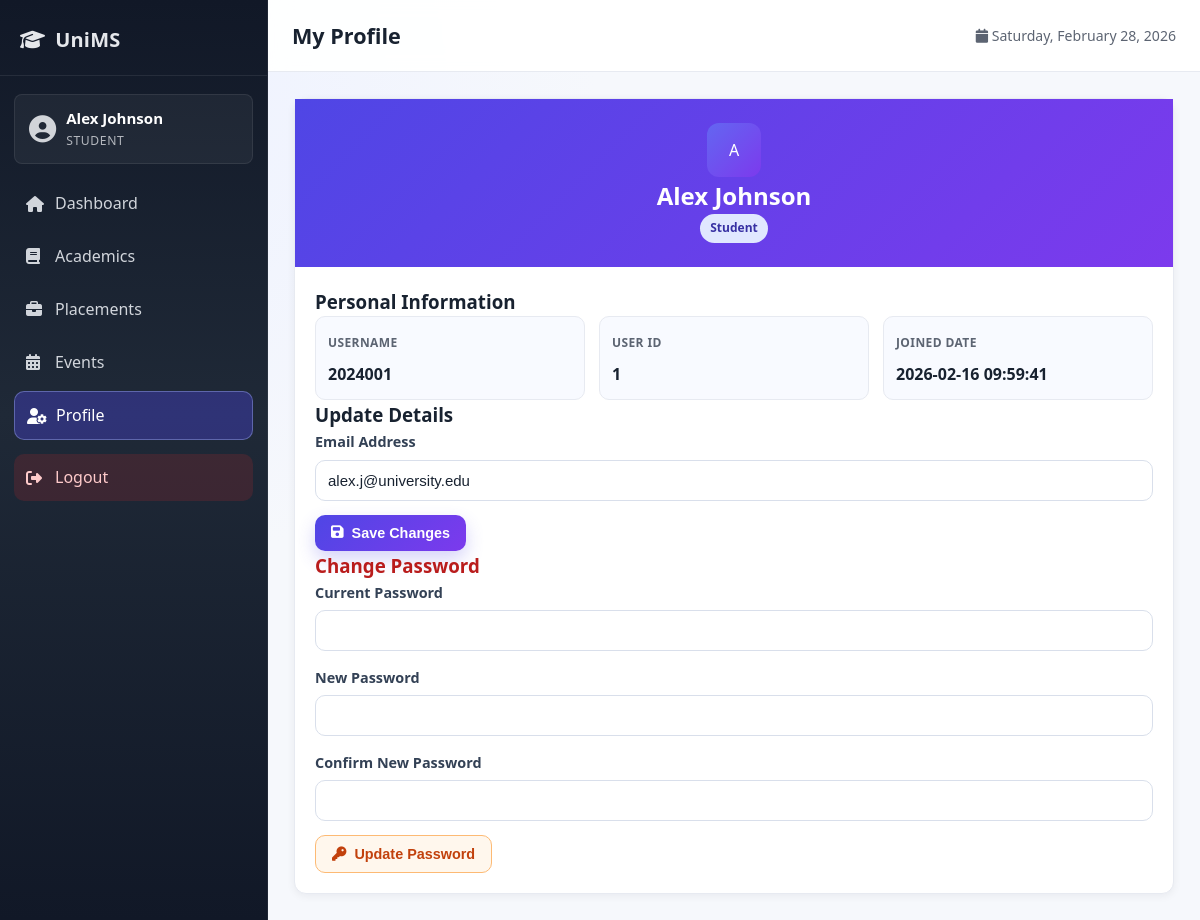
Screenshot of /profile (signed in) with the database file from the repository.
### tables this page shows
CREATE TABLE users (
            id INTEGER PRIMARY KEY AUTOINCREMENT,
            username TEXT UNIQUE NOT NULL,
            password TEXT NOT NULL,
            user_type TEXT NOT NULL,
            full_name TEXT NOT NULL,
            email TEXT,
            created_at TIMESTAMP DEFAULT CURRENT_TIMESTAMP
        );

### app.py (the view, shortened to what this page needs)
@app.route('/profile', methods=['GET', 'POST'])
@login_required
def profile():
    conn = get_db_connection()
    user = conn.execute('SELECT * FROM users WHERE id = ?', (session['user_id'],)).fetchone()
    conn.close()
    return render_template('profile.html', user=user)

### app.py (called while the page is built)
def get_db_connection():
    conn = sqlite3.connect(DATABASE)
    conn.row_factory = sqlite3.Row  # This allows us to access columns by name
    return conn

def login_required(f):
    @wraps(f)
    def decorated_function(*args, **kwargs):
        if 'user_id' not in session:
            flash('Please log in to access this page.', 'warning')
            return redirect(url_for('login'))
        return f(*args, **kwargs)
    return decorated_function

### templates/profile.html (shortened to what this page needs)
{% extends "base.html" %}
{% block page_title %}My Profile{% endblock %}
{% block content %}
<div class="profile-container">
    <div class="profile-card">
        <div class="profile-header">
            <div class="profile-avatar">
                {{ user.full_name[0] }}
            </div>
            <h2>{{ user.full_name }}</h2>
            <p class="role-badge">{{ user.user_type|title }}</p>
        </div>
        <div class="profile-body">
            <div class="info-section">
                <h3>Personal Information</h3>
                <div class="info-grid">
                    <div class="info-item">
                        <label>Username</label>
                        <p>{{ user.username }}</p>
                    </div>
                    <div class="info-item">
                        <label>User ID</label>
                        <p>{{ user.id }}</p>
                    </div>
                    <div class="info-item">
                        <label>Joined Date</label>
                        <p>{{ user.created_at }}</p>
                    </div>
                </div>
            </div>
            <div class="form-section">
                <h3>Update Details</h3>
                <form method="POST" action="{{ url_for('profile') }}" class="profile-form">
                    <div class="form-group">
                        <label>Email Address</label>
                        <input type="email" name="email" value="{{ user.email }}" required>
                    </div>
                    <button type="submit" class="btn btn-primary">
                        <i class="fas fa-save"></i> Save Changes
                    </button>
                </form>
            </div>
            <div class="form-section danger-zone">
                <h3>Change Password</h3>
                <form method="POST" action="{{ url_for('profile') }}" class="profile-form">
                    <div class="form-group">
                        <label>Current Password</label>
                        <input type="password" name="current_password" required>
                    </div>
                    <div class="form-group">
                        <label>New Password</label>
                        <input type="password" name="new_password" required minlength="6">
                    </div>
                    <div class="form-group">
                        <label>Confirm New Password</label>
                        <input type="password" name="confirm_password" required minlength="6">
                    </div>
                    <button type="submit" class="btn btn-warning">
                        <i class="fas fa-key"></i> Update Password
                    </button>
                </form>
            </div>
        </div>
    </div>
</div>
{% endblock %}

### templates/base.html (shortened to what this page needs)
<!DOCTYPE html>
<html lang="en">
<head>
    <link rel="stylesheet" href="{{ url_for('static', filename='css/style.css') }}">
    <link rel="stylesheet" href="https://cdnjs.cloudflare.com/ajax/libs/font-awesome/6.4.0/css/all.min.css">
</head>
<body>
    {% if session.user_id %}
    <div class="sidebar" id="sidebar">
        <div class="sidebar-header">
            <h2><i class="fas fa-graduation-cap"></i> UniMS</h2>
        </div>
        <div class="user-info">
            <i class="fas fa-user-circle"></i>
            <div>
                <h4>{{ session.full_name }}</h4>
                <p>{{ session.user_type|title }}</p>
            </div>
        </div>
        <nav class="sidebar-nav">
            {% if session.user_type != 'admin' %}
            <a href="{{ url_for('dashboard') }}"
                class="nav-item {% if request.endpoint == 'dashboard' %}active{% endif %}">
                <i class="fas fa-home"></i>
                <span>Dashboard</span>
            </a>
            {% endif %}
            {% if session.user_type == 'student' %}
            <a href="{{ url_for('academics') }}"
                class="nav-item {% if request.endpoint == 'academics' %}active{% endif %}">
                <i class="fas fa-book"></i>
                <span>Academics</span>
            </a>
            <a href="{{ url_for('placements') }}"
                class="nav-item {% if request.endpoint == 'placements' %}active{% endif %}">
                <i class="fas fa-briefcase"></i>
                <span>Placements</span>
            </a>
            {% endif %}
            <a href="{{ url_for('events') }}" class="nav-item {% if request.endpoint == 'events' %}active{% endif %}">
                <i class="fas fa-calendar-alt"></i>
                <span>Events</span>
            </a>
            <a href="{{ url_for('profile') }}" class="nav-item {% if request.endpoint == 'profile' %}active{% endif %}">
                <i class="fas fa-user-cog"></i>
                <span>Profile</span>
            </a>
            <a href="{{ url_for('logout') }}" class="nav-item logout">
                <i class="fas fa-sign-out-alt"></i>
                <span>Logout</span>
            </a>
        </nav>
    </div>
    {% endif %}
    <div class="main-content {% if session.user_id %}with-sidebar{% endif %}">
        {% if session.user_id %}
        <div class="topbar">
            <h1>{% block page_title %}Dashboard{% endblock %}</h1>
            <div class="topbar-right">
                <span class="date"> {{ current_date }}</span>
            </div>
        </div>
        {% endif %}
        <div class="content">
            {% block content %}{% endblock %}
        </div>
    </div>
</body>
</html>

### static/css/layout.css (style rules this page uses)
* { margin: 0; padding: 0; box-sizing: border-box; }
html, body { min-height: 100%; }
body { font-family: 'Segoe UI', Tahoma, Geneva, Verdana, sans-serif; background: radial-gradient(circle at 10% 10%, #eef2ff 0%, var(--bg) 35%, var(--bg) 100%); color: var(--text); line-height: 1.55; }
a { color: inherit; }
.sidebar { position: fixed; inset: 0 auto 0 0; width: var(--nav-width); background: linear-gradient(180deg, #111827 0%, #1f2937 45%, #111827 100%); color: #e5e7eb; overflow-y: auto; padding: 24px 0; z-index: 1001; border-right: 1px solid rgba(255, 255, 255, 0.06); }
.sidebar-header { padding: 0 20px 20px; border-bottom: 1px solid rgba(255, 255, 255, 0.08); margin-bottom: 18px; }
.sidebar-header h2 { font-size: 1.25rem; display: flex; align-items: center; gap: 10px; letter-spacing: 0.2px; }
.user-info { margin: 0 14px 16px; padding: 12px 14px; border-radius: var(--radius-sm); background: rgba(255, 255, 255, 0.05); border: 1px solid rgba(255, 255, 255, 0.08); display: grid; grid-template-columns: auto 1fr; gap: 10px; align-items: center; }
.user-info i { font-size: 1.7rem; opacity: 0.9; }
.user-info h4 { font-size: 0.94rem; color: #fff; margin-bottom: 2px; }
.user-info p { font-size: 0.76rem; text-transform: uppercase; letter-spacing: 0.6px; opacity: 0.75; }
.sidebar-nav { padding: 0 14px; }
.nav-item { display: flex; align-items: center; gap: 10px; padding: 11px 12px; border-radius: 10px; color: #d1d5db; text-decoration: none; margin-bottom: 6px; transition: background .2s ease, transform .2s ease, color .2s ease; }
.nav-item i { width: 19px; }
.nav-item.active { color: #fff; background: rgba(79, 70, 229, 0.36); border: 1px solid rgba(165, 180, 252, 0.4); }
.nav-item.logout { margin-top: 14px; color: #fecaca; background: rgba(220, 38, 38, 0.16); }
.main-content { min-height: 100vh; }
.main-content.with-sidebar { margin-left: var(--nav-width); }
.topbar { position: sticky; top: 0; z-index: 999; height: 72px; background: rgba(255, 255, 255, 0.92); backdrop-filter: blur(10px); border-bottom: 1px solid var(--border); display: flex; align-items: center; justify-content: space-between; padding: 0 24px; }
.topbar h1 { font-size: 1.35rem; color: var(--text); font-weight: 700; }
.topbar-right { display: flex; align-items: center; gap: 12px; }
.date { color: var(--text-muted); font-size: 0.88rem; }
.content { padding: 26px; }
.section, .admin-card, .admin-panel, .profile-card, .login-box, .tile, .stat-card, .company-card, .drive-card, .attendance-card, .past-event-card, .announcement-card { background: var(--surface); border: 1px solid var(--border); border-radius: var(--radius); box-shadow: var(--shadow-sm); }

### static/css/components.css (style rules this page uses)
label { display: inline-block; margin-bottom: 6px; color: #334155; font-weight: 600; font-size: 0.9rem; }
input, select, textarea { width: 100%; padding: 11px 12px; border-radius: 10px; border: 1px solid #d9dfeb; background: #fff; color: var(--text); font-size: 0.94rem; transition: border-color .2s ease, box-shadow .2s ease; }
.btn { appearance: none; border: 0; border-radius: 10px; padding: 10px 16px; font-size: 0.9rem; font-weight: 600; cursor: pointer; text-decoration: none; display: inline-flex; align-items: center; justify-content: center; gap: 8px; transition: transform .15s ease, box-shadow .15s ease, background .2s ease; }
.btn-primary { color: #fff; background: linear-gradient(135deg, var(--primary) 0%, #7c3aed 100%); box-shadow: 0 8px 18px rgba(79, 70, 229, 0.24); }
.btn-warning { background: #fff7ed; color: #c2410c; border: 1px solid #fdba74; }
.badge, .status-badge, .badge-info, .badge-success, .badge-eligible, .badge-not-eligible, .eligible-badge, .role-badge { display: inline-flex; align-items: center; gap: 4px; border-radius: 999px; padding: 5px 10px; font-size: 0.75rem; font-weight: 700; }
.badge-info, .status-open, .badge-eligible, .eligible-badge, .role-badge { background: #e0e7ff; color: #3730a3; }
.tile-icon, .stat-icon, .assignment-icon, .company-badge, .avatar, .profile-avatar { width: 54px; height: 54px; border-radius: 12px; display: inline-flex; align-items: center; justify-content: center; color: #fff; background: linear-gradient(135deg, #6366f1 0%, #7c3aed 100%); }

### rows the page displays
users: full_name "Alex Johnson", user_type "STUDENT", full_name "A", user_type "Student", username "2024001", id "1", created_at "2026-02-16 09:59:41", email "alex.j@university.edu"
